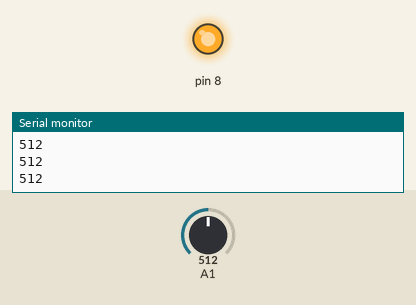
Bench run of a sketch on a simulated Arduino Uno, built with avr-gcc and run on an emulated ATmega328P. Shown: output pins drawn as LEDs (lit = HIGH), the last lines printed to the serial monitor. The inputs (shaded band) are chosen by the test bench; at power-on: A1 = 512.

Above: at 1.2 s.
1.3 s: A1 set to 691
2.8 s: A1 set to 708
At 3.3 s:
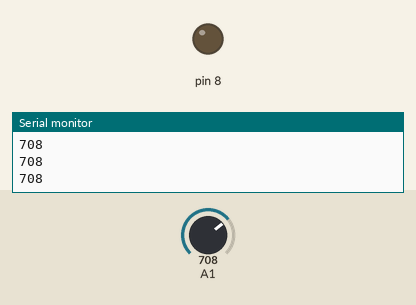
4.3 s: A1 set to 690
At 5.5 s:
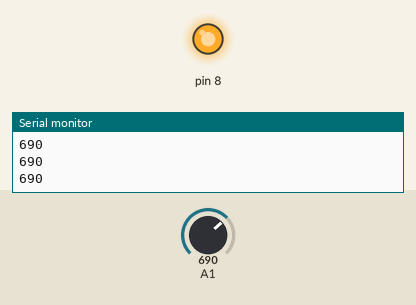
5.8 s: A1 set to 710
At 6.8 s:
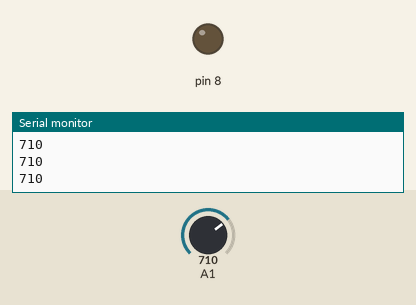
Timing chart, 0 to 8.3 s (numbered marks = the images above; inputs shaded):
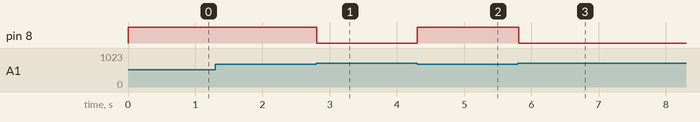

Measured:
- the behaviour switches between 700 and 701 on A1 (found by bisection; images 0 and 1)
- after the input at 2.8 s, pin 8: HIGH → LOW at once
- after the input at 4.3 s, pin 8: LOW → HIGH at once
- after the input at 5.8 s, pin 8: HIGH → LOW at once

The sketch:

Wemos.ino
```cpp
int nivelluz = 0;

void setup(){
  Serial.begin(9600);
  pinMode(8, OUTPUT);
}
void loop(){
  nivelluz = analogRead(A1);
  Serial.println(nivelluz);
  if (nivelluz > 700){
      digitalWrite(8, LOW);
    } else {
      digitalWrite(8, HIGH);
    }
}
```
